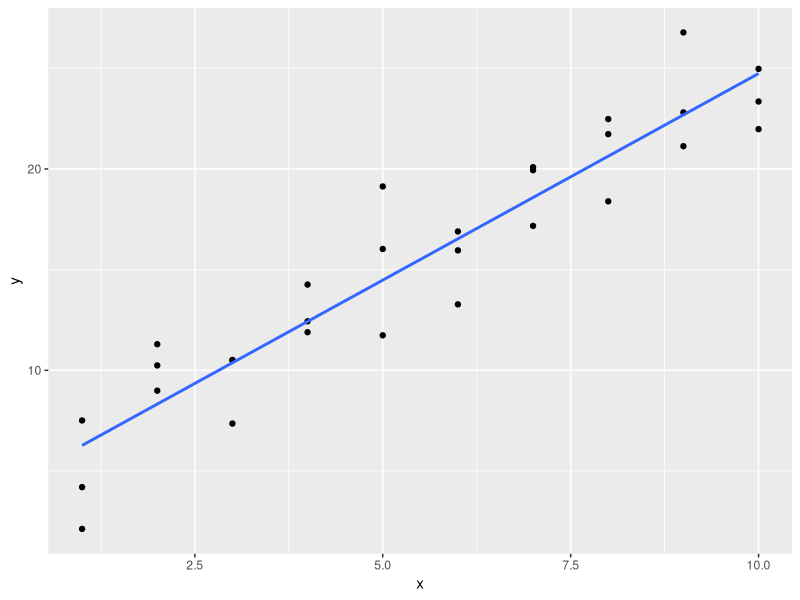
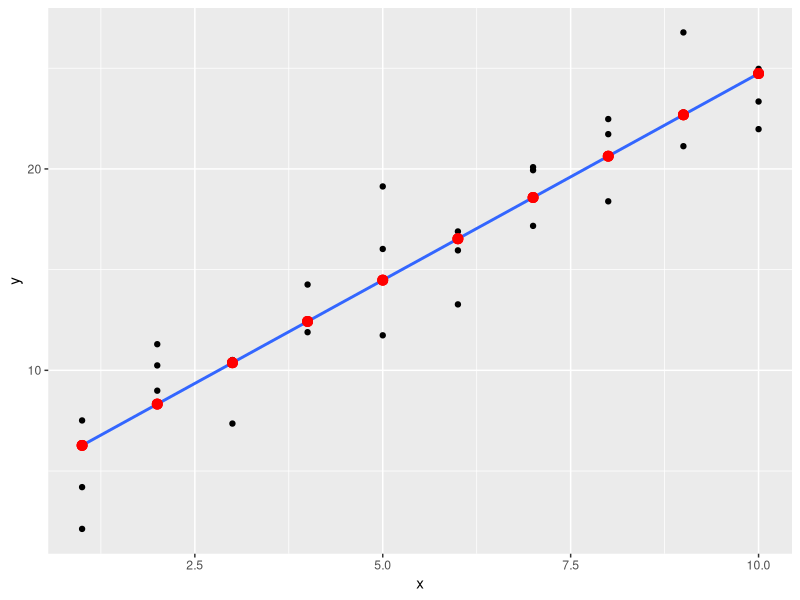
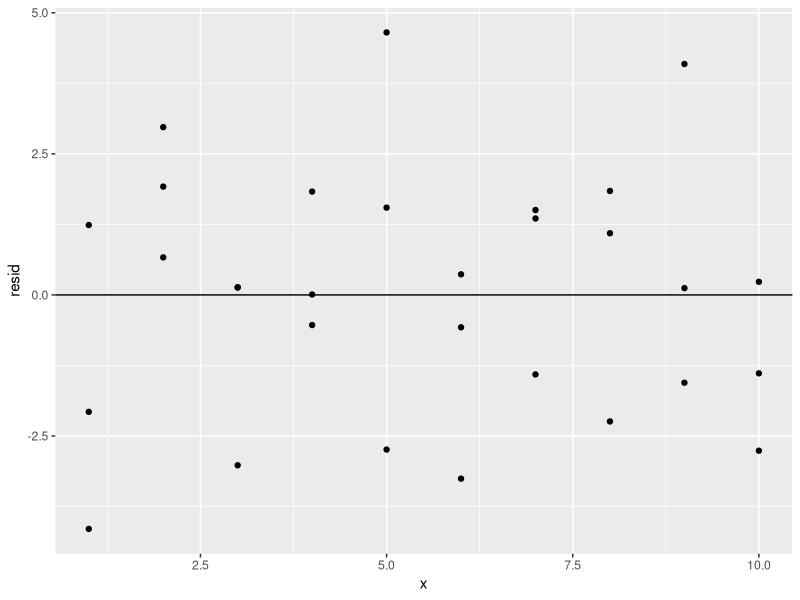
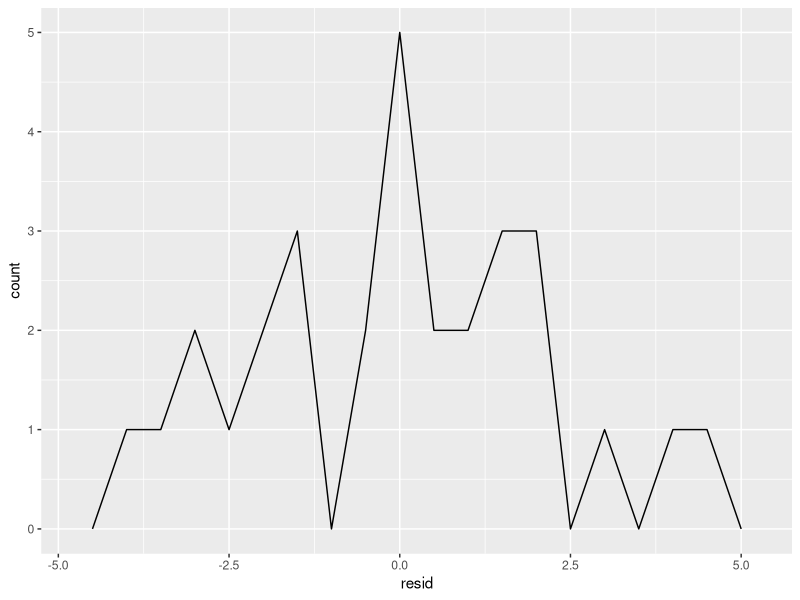
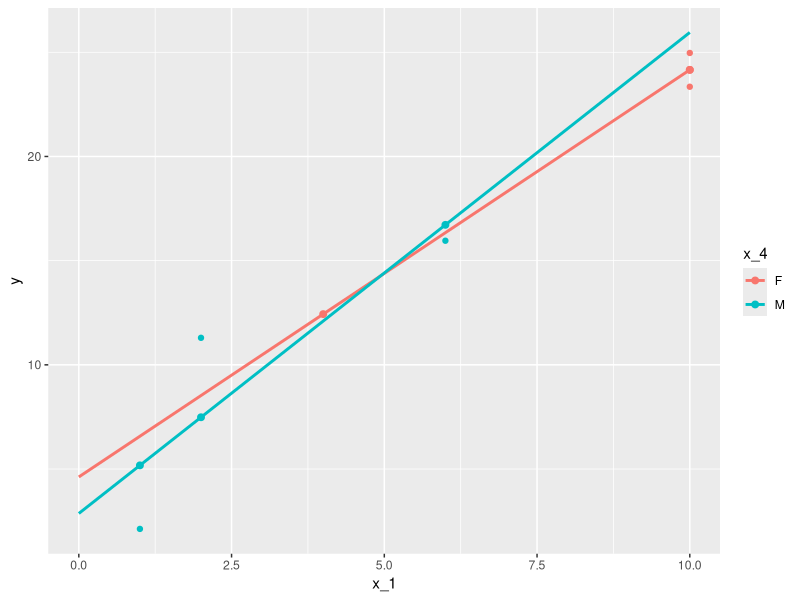
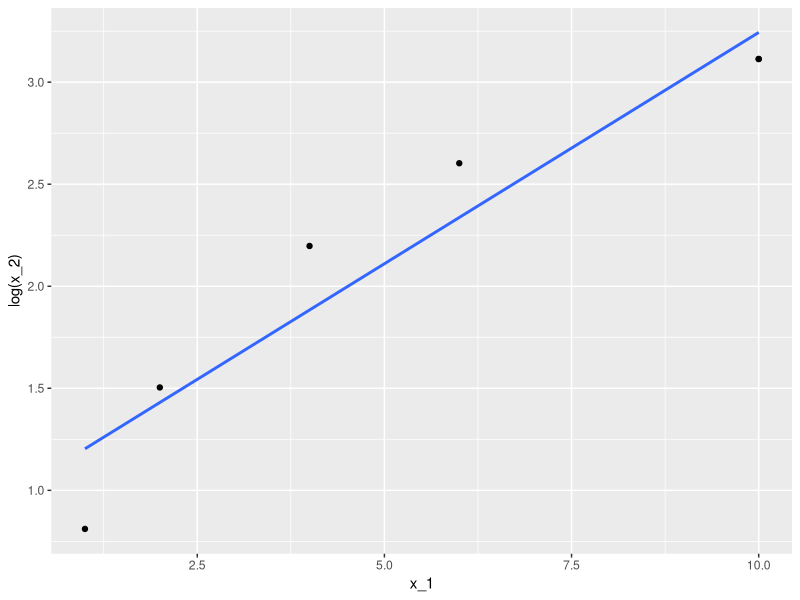

The R source for these figures, in order:
## ---- chunk 1
# get tidyverse to shut up
suppressPackageStartupMessages({
  library(tidyverse)
  library(modelr)
  options(na.action = na.warn)
})
## ---- chunk 2
# create a bib file for the R packages
# used in this document
# Note! Needs to do a touch ag_model_basics.bib in terminal before first run
# else stops when bibliography: "ag_model_basics.bib" not found in YAML
knitr::write_bib(
  c(
    "tidyverse",
    "modelr"
    ),
  file = "ag_model_basics.bib"
  )
## ---- chunk 3
s1_mod <- lm(y ~ x, data = sim1)
# Pick out the coefficients
coef(s1_mod)
## ---- chunk 4
g1 <- sim1 %>% 
ggplot(mapping = aes(x = x, y = y)) + 
  geom_point() +
  geom_smooth(formula = "y ~ x", method = "lm", se = FALSE)
g1
## ---- chunk 5
sim1a <- sim1 %>% 
  add_predictions(model = s1_mod)

g1 + geom_point(data = sim1a, mapping = aes(x = x, y = pred), colour = "red", size = 3)
## ---- chunk 6
sim1a <- sim1a %>% 
  add_residuals(s1_mod)
head(sim1a, n = 3)
## ---- chunk 7
sim1a %>% 
  ggplot(mapping = aes(x = x, y = resid)) +
  geom_point() +
  geom_hline(yintercept = 0)
## ---- chunk 8
sim1a %>% 
  ggplot(mapping = aes(x = resid)) +
  # experiment with binwidth = 1 and binwidth = 0.25
  geom_freqpoly(binwidth = 0.5)
## ---- chunk 9
M <- matrix(c(1, 3, 9, 7, 8, 4), nrow = 3, ncol = 2, byrow = TRUE)
t(M) %*% M # 2 X 3 3 x 2, 3 3 ok, result 2 x 2
## ---- chunk 10
M %*% t(M)
## ---- chunk 11
y <- matrix(c(7, 2, 4), nrow = 3)
y
## ---- chunk 12
(M %*% t(M)) %*% y
## ---- chunk 13
X_mod <- model_matrix(data = sim1a, formula = y ~ x)
X_mod <- X_mod %>% rename("a_1" = "(Intercept)")
dim(X_mod)
## ---- chunk 14
head(X_mod, n = 4)
tail(X_mod, n = 4)
## ---- chunk 15
X <- as.matrix(X_mod)
y <- sim1a$y
(XTX <- t(X) %*% X) # 2 x 30 * 30 x 2, result 2 x 2
(XTXinv <- solve(t(X) %*% X)) # invert
# check, should give I 2 x 2
round(XTX %*% XTXinv, 2)
## ---- chunk 16
M <- solve(t(X) %*% X) %*% t(X) # 2 x 2 * 2 x 30, result 2 x 30
round(M, 3)
## ---- chunk 17
solve(t(X) %*% X) %*% t(X) %*% y # 2 x 30 * 30 x 1 result 2 x 1
## ---- chunk 18
set.seed(444)
s <- seq_along(t(sim1$x))
sim1b <- sim1[sample(s,size = 6),]
sim1b
## ---- chunk 19
X_mod <- model_matrix(data = sim1b, formula = y ~ x)
X_mod <- X_mod %>% rename("a_1" = "(Intercept)")
X <- as.matrix(X_mod)
X
## ---- chunk 20
round(solve(t(X) %*% X), 4)
## ---- chunk 21
round(solve(t(X) %*% X) %*% t(X), 4)
## ---- chunk 22
(y <- as.matrix(sim1b$y, nrow = 6))
## ---- chunk 23
round(solve(t(X) %*% X) %*% t(X) %*% y, 4)
## ---- chunk 24
coefficients(lm(y ~ x, data = sim1b))
## ---- chunk 25
X_mod <- model_matrix(data = sim1b, formula = y ~ x - 1)
X <- as.matrix(X_mod)
X
## ---- chunk 26
round(solve(t(X) %*% X) %*% t(X), 4)
## ---- chunk 27
round(solve(t(X) %*% X) %*% t(X) %*% y, 4)
## ---- chunk 28
coefficients(lm(y ~ x - 1, data = sim1b))
## ---- chunk 29
sim1c <- sim1b %>% 
rename(x_1 = x) %>% 
mutate(x_2 = 2.25 * x_1)
## ---- chunk 30
X_mod <- model_matrix(data = sim1c, formula = y ~ x_1 + x_2)
X <- as.matrix(X_mod)
X
## ---- chunk 31
t(X) %*% X
## ---- chunk 32
l = length(sim1c$x_2)
sim1c$x_3  = sim1c$x_2 + rnorm(n = l, mean = 0, sd = 0.001)
rm(l)
## ---- chunk 33
X_mod <- model_matrix(data = sim1c, formula = y ~ x_1 + x_3)
X <- as.matrix(X_mod)
X
## ---- chunk 34
solve(t(X) %*% X)
## ---- chunk 35
round(solve(t(X) %*% X) %*% t(X) %*% y, 4)
## ---- chunk 36
l = length(sim1c$x_2)
sim1c$x_3  = sim1c$x_2 + rnorm(n = l, mean = 0, sd = 0.001)
rm(l)
## ---- chunk 37
X_mod <- model_matrix(data = sim1c, formula = y ~ x_1 + x_3)
X <- as.matrix(X_mod)
X
## ---- chunk 38
solve(t(X) %*% X)
## ---- chunk 39
round(solve(t(X) %*% X) %*% t(X) %*% y, 4)
## ---- chunk 40
sim1c <- sim1c %>% 
mutate(x_4 = sample(c("M", "F"),
                    size = 6, 
                    prob = c(0.5, 0.5), 
                    replace = TRUE
                    )
       )
sim1c[1:3,]
## ---- chunk 41
X_mod <- model_matrix(data = sim1c, formula = y ~ x_1 + x_4)
X <- as.matrix(X_mod)
X
## ---- chunk 42
solve(t(X) %*% X)
## ---- chunk 43
round(solve(t(X) %*% X) %*% t(X) %*% y, 4)
## ---- chunk 44
coefficients(lm(y ~ x_1 + x_4, data = sim1c))
## ---- chunk 45
X_mod <- model_matrix(data = sim1c, formula = y ~ x_1 * x_4)
X_mod
X <- as.matrix(X_mod)
## ---- chunk 46
solve(t(X) %*% X)
## ---- chunk 47
beta <- solve(t(X) %*% X) %*% t(X) %*% y
round(beta, 4)
## ---- chunk 48
mod <- lm(y ~ x_1 * x_4, data = sim1c)
coefficients(mod)
sim1c <- sim1c %>% 
    select(y, x_1, x_2, x_4) %>% 
  add_predictions(mod)
## ---- chunk 49
# Predicton for x_1 = 0 and x_1 = 10
x_0 <- c(1, 1, 1, 1); x_1 <- c(0, 10, 0, 10); x_4 <-  c(0, 0, 1, 1)
new_data <- matrix(c(x_0, x_1, x_4, x_1*x_4), ncol = 4)
new_data
## ---- chunk 50
new_pred <- new_data %*% beta
t(new_pred)
new_pred_data <- data.frame(x_1 = new_data[,2], x_4 = c("F", "F", "M", "M"), pred = new_pred)
new_pred_data
## ---- chunk 51
ggplot(mapping = aes(x = x_1, y = y, colour = x_4), data = sim1c) +
  geom_point() +
  geom_point(mapping = aes(y = pred), size = 2) +
  geom_line(data = new_pred_data, mapping = aes(x = x_1, y = pred), lwd = 1)
## ---- chunk 52
# log transform x_2
mod2 <- lm(y ~ x_1 + log(x_2), data = sim1c)
sim1c %>% 
  ggplot(mapping = aes(x = x_1, y = log(x_2))) +
  geom_point() +
  geom_smooth(method = "lm", se = FALSE, formula = 'y ~ x')
## ---- chunk 53
options(na.action = na.warn)
options(na.action = na.exclude)
